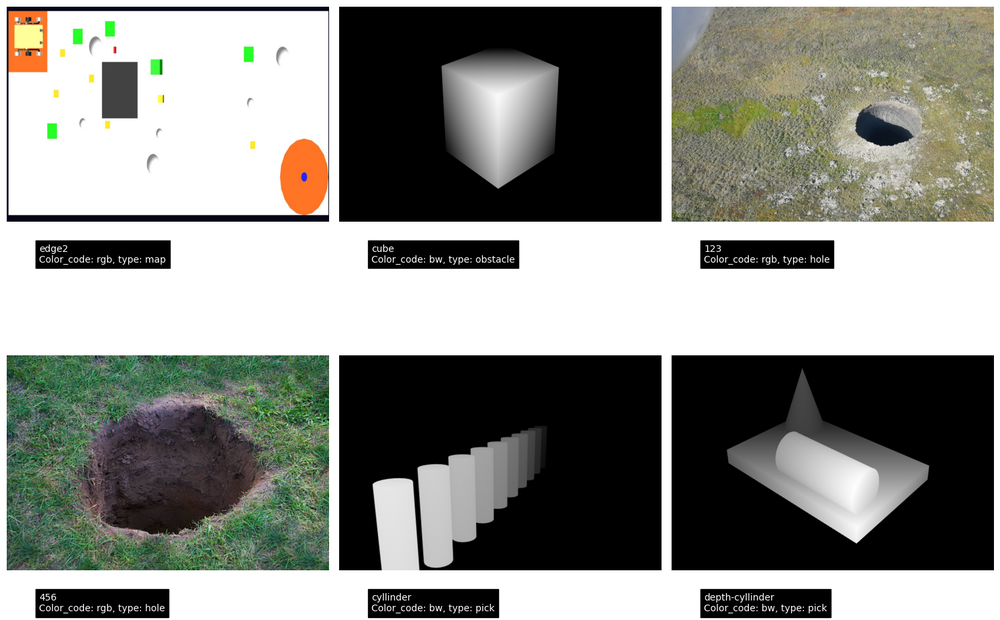
#> input picture test/run-images/v1.1/test_run_eagleview_v1.1.png, 1000 x 620 px, shrunk from 1489 x 923 before the run; its folder holds only this picture in this run
$ python -i colortool.py   (imports and definitions only)
#> lines starting #> are read from the running program, lines starting #| are printed output that depends on the picture
# rgbview.py

import os
import matplotlib.pyplot as plt
from PIL import Image

class RGBView:
    def __init__(self, path):
        self.path = path

        if os.path.isdir(path):
            # If the path is a directory, get all image files in the directory
            self.img_paths = [os.path.join(path, img) for img in os.listdir(path) if os.path.isfile(os.path.join(path, img)) and img.lower().endswith(('.png', '.jpg', '.jpeg', '.gif', '.bmp'))]
            if not self.img_paths:
                raise ValueError(f"No image files found in {path}.")
        elif os.path.isfile(path) and path.lower().endswith(('.png', '.jpg', '.jpeg', '.gif', '.bmp')):
            # If the path is a valid image file, process only that image
            self.img_paths = [path]
        else:
            raise ValueError(f"Invalid path: {path}")

    def _prepare_image(self, img_path):
        img = Image.open(img_path)
#> img is the input picture: PIL image 1000x620 RGBA; mean R, G, B, A 135.5, 136.9, 131.3, 255
        # convert to RGB mode if not already in RGB
        if img.mode == 'L':  # Grayscale
            img = img.convert('RGB')
        elif img.mode == 'RGBA':
            img = img.convert('RGB')
#> img: PIL image 1000x620 RGB
        return img

    def show_rgb(self):
        for img_path in self.img_paths:
            original_img = self._prepare_image(img_path)

            # Display original image
            plt.figure(figsize=(10, 5))
            plt.subplot(1, 4, 1)
            plt.imshow(original_img)
            plt.title(f'Original - {os.path.basename(img_path)}')
            plt.axis('off')

            # Display RGB channels
            r, g, b = original_img.split()
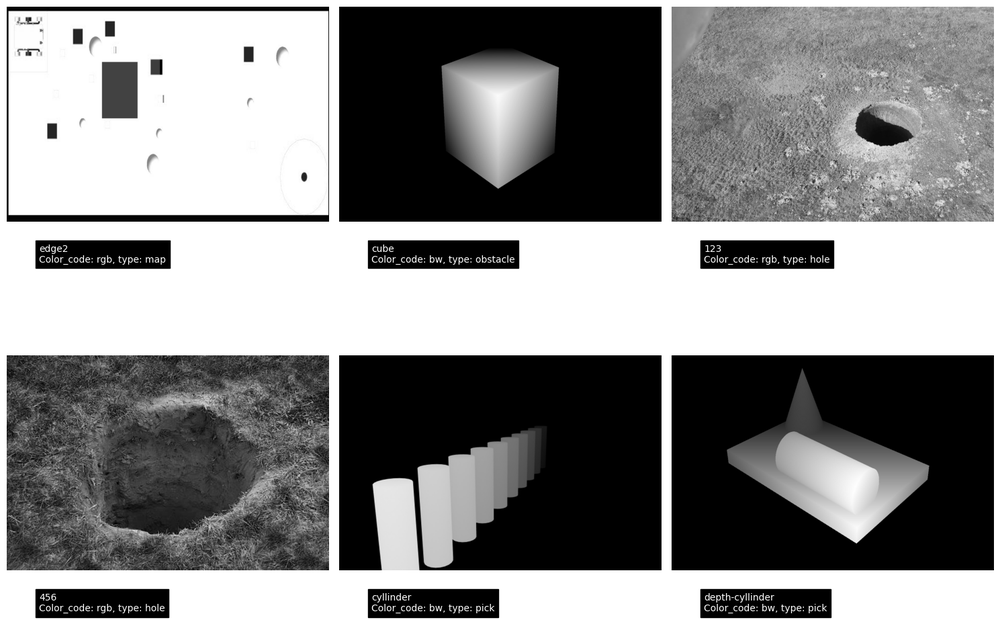
#> r: PIL image 1000x620 L; min 0, max 255, mean 135.5
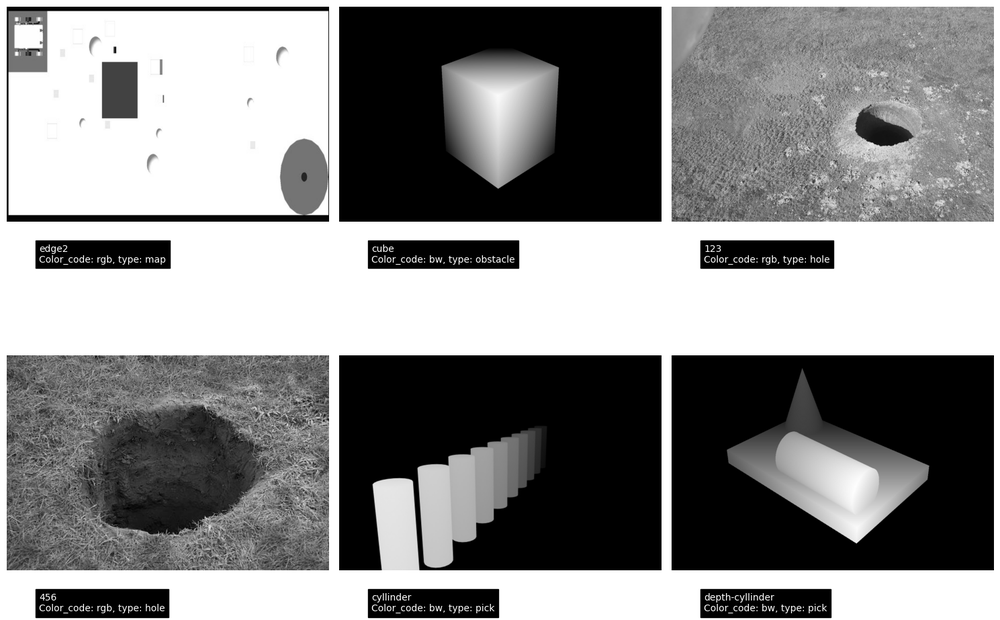
#> g: PIL image 1000x620 L; min 0, max 255, mean 136.9
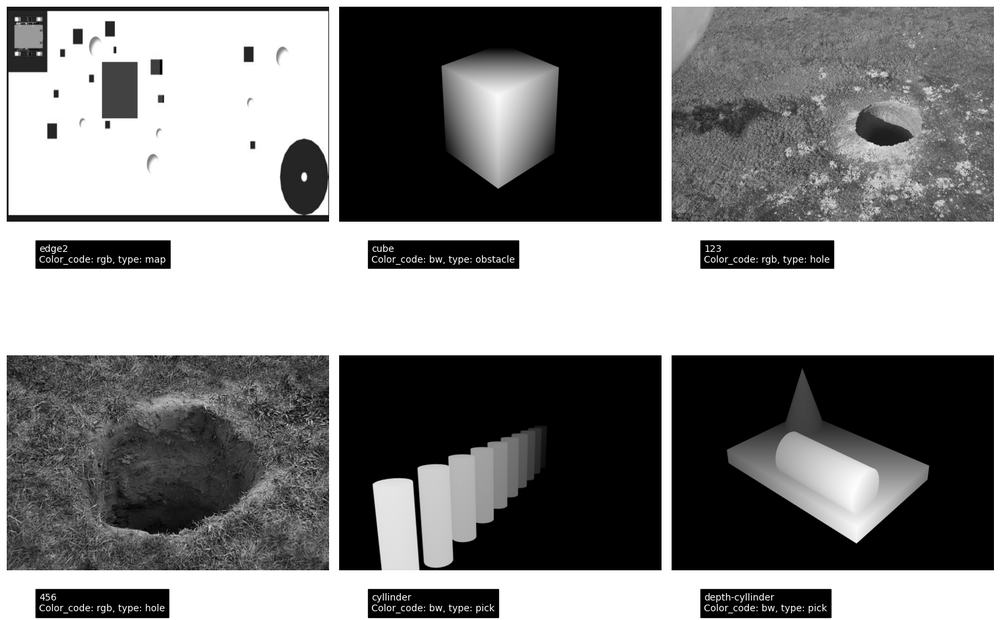
#> b: PIL image 1000x620 L; min 0, max 255, mean 131.3
            plt.subplot(1, 4, 2)
            plt.imshow(r, cmap='Reds')
            plt.title('Red Channel')
            plt.axis('off')

            plt.subplot(1, 4, 3)
            plt.imshow(g, cmap='Greens')
            plt.title('Green Channel')
            plt.axis('off')

            plt.subplot(1, 4, 4)
            plt.imshow(b, cmap='Blues')
            plt.title('Blue Channel')
            plt.axis('off')

            plt.tight_layout()
            plt.show()
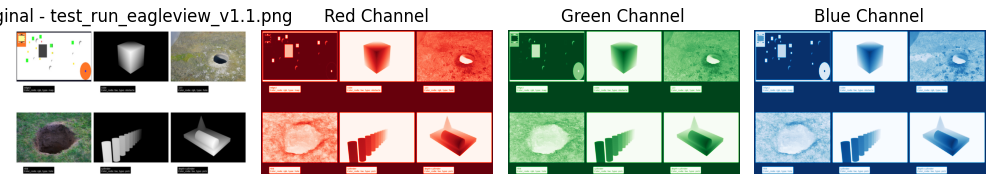
#> figure drawn by matplotlib, 4 panels

# Example usage
# [1 line that did not run here, left out]
# [1 line not run here, left out]

>>> result = RGBView('../test/run-images/v1.1/test_run_eagleview_v1.1.png').show_rgb()
